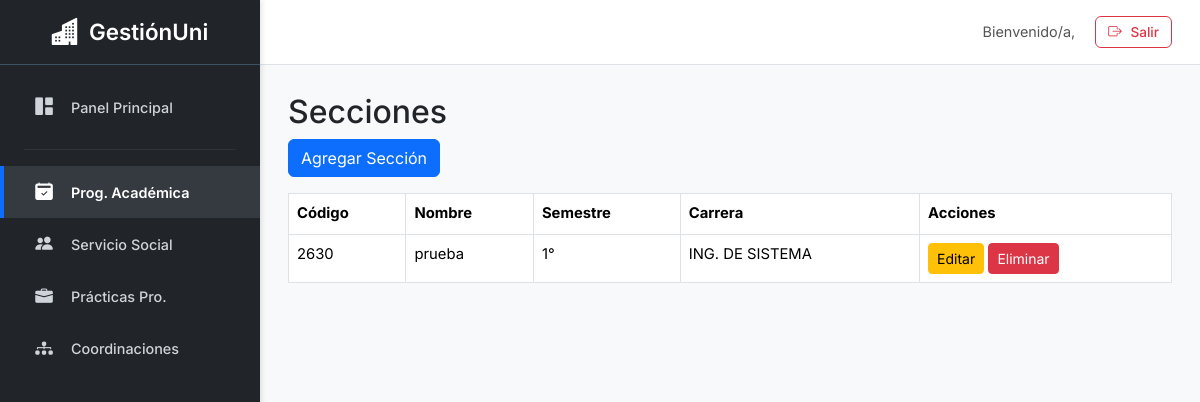
/programacion/secciones/, run on an earlier commit of the app's database.
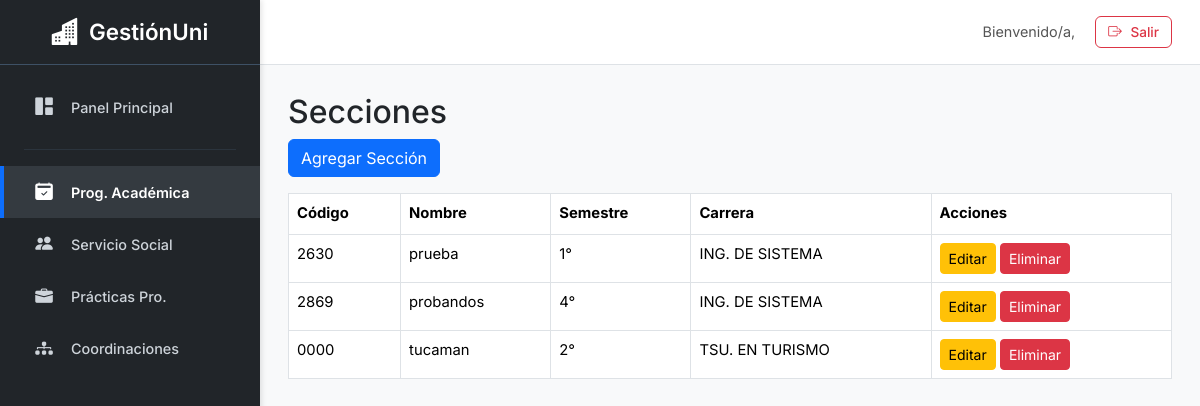
And on a later commit of the database.
### programacion/models.py (models this page shows, shortened)
class Seccion(models.Model):
    codigo = models.CharField(max_length=20, unique=True)  # Ejemplo: 2630D
    nombre = models.CharField(max_length=100, blank=True)  # Nombre opcional
    semestre = models.CharField(max_length=10)             # Ejemplo: 1, 2, etc.
    carrera = models.ForeignKey(Carrera, on_delete=models.CASCADE)

class Carrera(models.Model):
    nombre = models.CharField(max_length=100, unique=True)

### programacion/views.py (the view)
# urls.py: path('secciones/', views.seccion_list, name='seccion_list'),
def seccion_list(request):
    secciones = Seccion.objects.select_related('carrera').all()
    return render(request, 'seccion_list.html', {'secciones': secciones})

### programacion/templates/seccion_list.html
{% extends "interfaz.html" %}
{% block content %}
<h2>Secciones</h2>
<a href="{% url 'programacion:seccion_create' %}" class="btn btn-primary mb-3">Agregar Sección</a>
<table class="table table-bordered">
    <thead>
        <tr>
            <th>Código</th>
            <th>Nombre</th>
            <th>Semestre</th>
            <th>Carrera</th>
            <th>Acciones</th>
        </tr>
    </thead>
    <tbody>
        {% for seccion in secciones %}
        <tr>
            <td>{{ seccion.codigo }}</td>
            <td>{{ seccion.nombre }}</td>
            <td>{{ seccion.semestre }}</td>
            <td>{{ seccion.carrera.nombre }}</td>
            <td>
                <a href="{% url 'programacion:seccion_edit' seccion.id %}" class="btn btn-sm btn-warning">Editar</a>
                <a href="{% url 'programacion:seccion_delete' seccion.id %}" class="btn btn-sm btn-danger">Eliminar</a>
            </td>
        </tr>
        {% empty %}
        <tr>
            <td colspan="5" class="text-center">No hay secciones registradas.</td>
        </tr>
        {% endfor %}
    </tbody>
</table>
{% endblock %}

What changed in the data, as far as the page shows it:
added Seccion: codigo "2869", nombre "probandos", semestre "4°", carrera.nombre "ING. DE SISTEMA"
added Seccion: codigo "0000", nombre "tucaman", semestre "2°", carrera.nombre "TSU. EN TURISMO"
